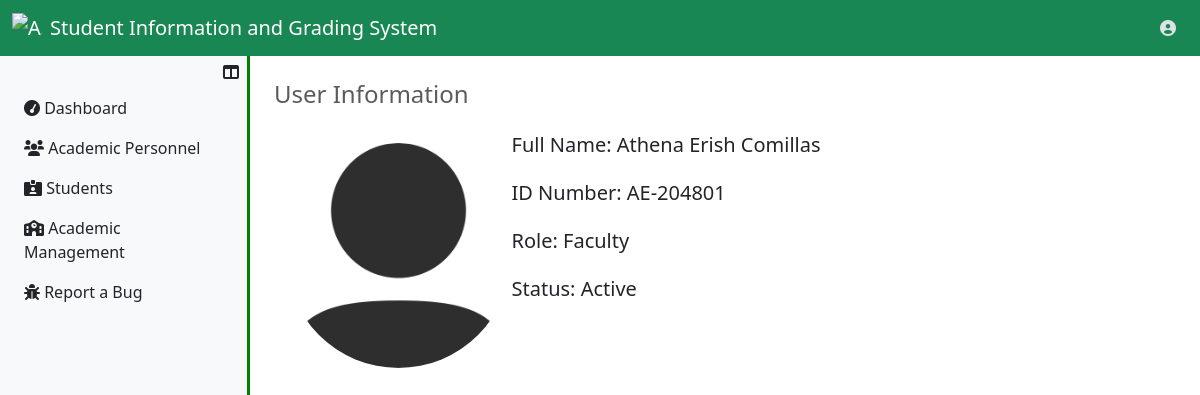
Screenshot of /UserRegistrar/ViewRegistrarUser.php?user_id=1 (signed in) with the database file from the repository.
### tables this page shows
CREATE TABLE `users_tbl` (
  `user_id` int(11) NOT NULL,
  `id_number` varchar(50) NOT NULL,
  `u_fname` varchar(50) NOT NULL,
  `u_mname` varchar(50) DEFAULT NULL,
  `u_lname` varchar(50) NOT NULL,
  `u_suffix` varchar(10) DEFAULT NULL,
  `u_sex` enum('Male','Female') NOT NULL,
  `u_birthdate` date NOT NULL,
  `user_email` varchar(50) NOT NULL,
  `role` enum('Faculty','Registrar') NOT NULL,
  `user_password` longtext NOT NULL,
  `user_profile` mediumtext NOT NULL,
  `user_status` enum('Active','Inactive') NOT NULL
);

### UserRegistrar/ViewRegistrarUser.php (the view, shortened to what this page needs)
<?php
  include ("../server_connection/db_connect.php");
  if (!empty($_SESSION["id_number"])){
    $user_id = $_SESSION["user_id"];
    $sql = "SELECT * FROM users_tbl WHERE user_id=$user_id";
    try{
      $result = $conn->prepare($sql);
      $result->execute();
      if($result->rowCount()>0){
        $data = $result->fetch(PDO::FETCH_ASSOC);
        $id_number = $data['id_number'];
      }
    }catch(Exception $e){
      echo "Error" . $e;
    }
  };
?>
<?php
    if (isset($_GET['user_id'])) {
        $user_id = $_GET['user_id'];
        $sql = "SELECT * FROM users_tbl WHERE user_id='$user_id'";
        try{
        $result = $conn->prepare($sql);
        $result->execute();
        if($result->rowCount()>0){
            $data = $result->fetch(PDO::FETCH_ASSOC);
            $id_number = $data["id_number"];
            $user_fullname = $data["u_fname"] . " " . $data["u_lname"];
            $role = $data["role"];
            $user_profile = $data["user_profile"];
            $user_status = $data["user_status"];
        }
        }catch(Exception $e){
        echo "Error" . $e;
        }
    };
?>
<!DOCTYPE html>
<html lang="en">
<head>
    <link href="https://stackpath.bootstrapcdn.com/bootstrap/4.5.2/css/bootstrap.min.css" rel="stylesheet">
    <link rel="stylesheet" href="../../Bootstrap/css/bootstrap.min.css">
</head>
<body>
    <?php
        include '../Assets/components/RegistrarNavbar.php';
    ?>
    <div class="d-flex">
        <?php
            include '../Assets/components/RegistrarSidebar.php';
        ?>
        <div class="content p-4 w-100">
            <h4 class="text-muted mb-4">User Information</h4>
            <div class="main-content">
                <div class="container">
                        <div class="main">
                            <div class="profile-info-container">
                                <div class="row">
                                    <div class="col-sm-3">
                                        <div class="box2" style="margin-top: 10px; margin-bottom: 10px; height:auto; width: 100%">
                                            <?php
                                                if (empty($user_profile)){
                                                    echo "
                                                        <img src='../Assets/img/profile_pictures/userdefaultprofile.png' alt='Huhu' class='avatar  mx-auto d-block'>
                                                    ";
                                                }else{
                                                    echo "
                                                        <img src='../Assets/img/profile_pictures/$user_profile' alt='else' class='avatar  mx-auto d-block'>
                                                    ";
                                                }
                                            ?>
                                        </div>
                                    </div>
                                    <div class="col-lg-7">
                                        <div class="row">
                                            <div class="col-12 mb-3">
                                                <h5>Full Name: <?php echo $user_fullname ?> </h5>
                                            </div>
                                            <div class="col-12 mb-3">
                                                <h5>ID Number: <?php echo $id_number ?> </h5>
                                            </div>
                                            <div class="col-12 mb-3">
                                                <h5>Role: <?php echo $role ?> </h5>
                                            </div>
                                            <div class="col-12 mb-3">
                                                <h5>Status: <?php echo $user_status ?> </h5>
                                            </div>
                                        </div>
                                    </div>
                                </div>
                            </div>
                        </div>
                    </div>
                </div>
            </div>
        </div>
</body>
</html>

### UserRegistrar/ViewRegistrarUser.php (style rules this page uses)
.avatar { margin-top: 10px; vertical-align: middle; width: 225px; height: auto; border-radius: 50%; }
.content { transition: margin-left 0.3s ease; }

### rows the page displays
users_tbl: user_profile (placeholder picture), user_fullname "Athena Erish Comillas", id_number "AE-204801", role "Faculty", user_status "Active"
